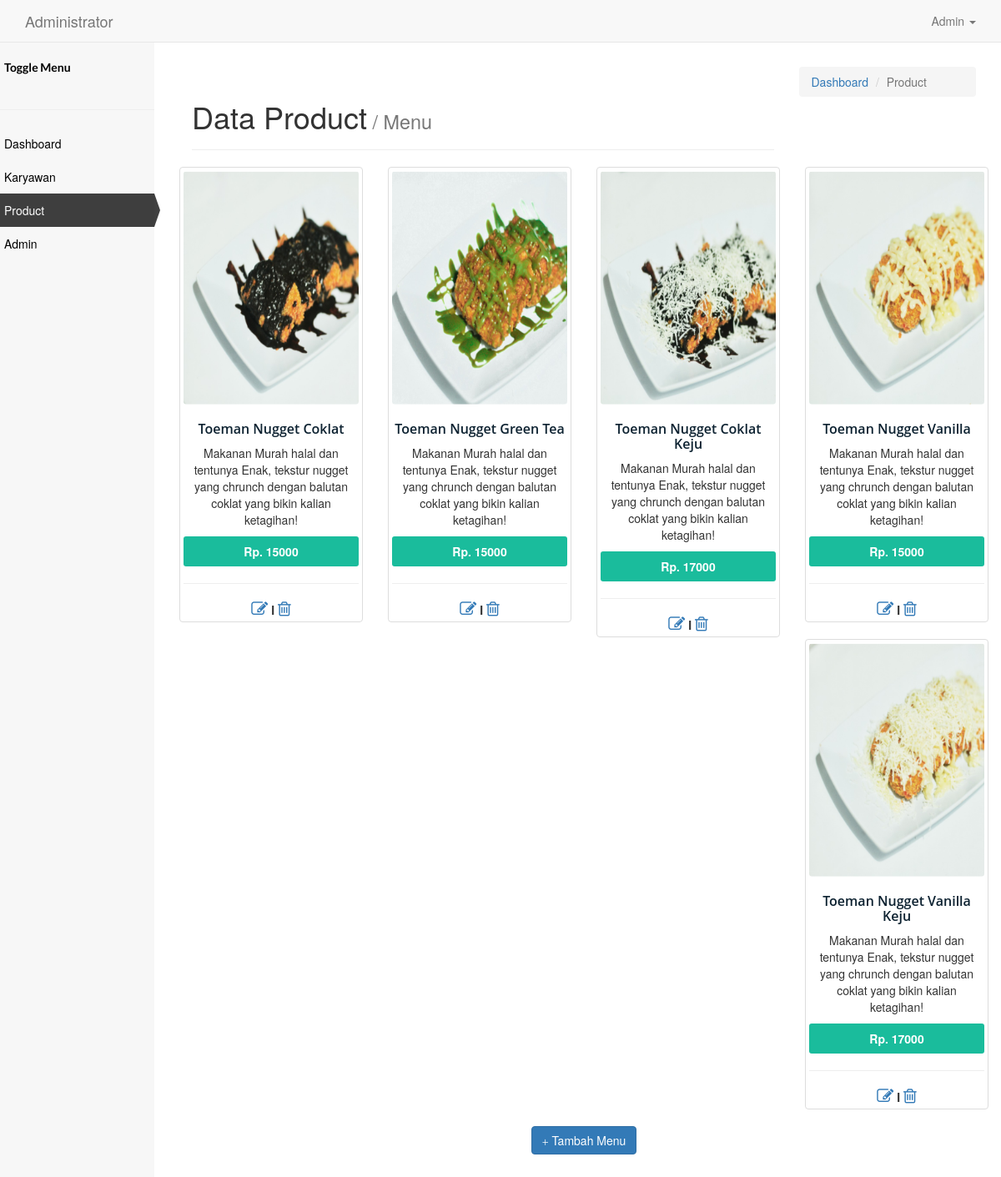
Screenshot of /index.php/product with the database file from the repository.
### tables this page shows
CREATE TABLE IF NOT EXISTS `product` (
  `id` int(3) unsigned zerofill NOT NULL AUTO_INCREMENT,
  `nama` varchar(50) NOT NULL,
  `deskripsi` text NOT NULL,
  `harga` int(9) NOT NULL,
  `gambar` varchar(20) NOT NULL,
  PRIMARY KEY (`id`)
);

### application/controllers/Product.php (called while the page is built, shortened)
<?php
class Product extends CI_Controller {
	public function __construct(){
			$this->load->model('product_model');
			$this->load->helper('url_helper');
	}
	public function index(){
		$data['product']= $this->product_model->GetProduct();
		$this->load->view('dashboard/product', $data);
	}
}

### index.php (called while the page is built, shortened)
<?php
require_once BASEPATH.'core/CodeIgniter.php';

### application/models/Product_model.php (called while the page is built, shortened)
<?php
class Product_Model extends CI_Model{
  public function GetProduct(){
      $query = $this ->db->get('product');
      return $query->result_array();
}
}

### application/views/dashboard/product.php (the view, shortened to what this page needs)
<!DOCTYPE html>
<html>
  <head>
    <link rel="stylesheet" href="<?php echo base_url()."asset/"; ?>css/catalog.css">
    <link rel="stylesheet" href="<?php echo base_url()."asset/"; ?>css/bootstrap.min.css">
    <link rel="stylesheet" href="<?php echo base_url()."asset/"; ?>css/dashboard.css">
      <link rel="stylesheet" href="<?php echo base_url()."asset/"; ?>css/sweetalert.css">
    <link rel="stylesheet" href="https://cdnjs.cloudflare.com/ajax/libs/font-awesome/4.7.0/css/font-awesome.min.css">
  </head>
  <body>
    <nav class="navbar navbar-default navbar-fixed-top">
        <div class="container">
          <div class="navbar-header">
			<a class="navbar-brand" href="#">
				Administrator
			</a>
		</div>
		<div class="collapse navbar-collapse" id="bs-example-navbar-collapse-1">
			<ul class="nav navbar-nav navbar-right">
        <li class="dropdown"><a href="#" class="dropdown-toggle" data-toggle="dropdown"><span
                    class="glyphicon glyphicon-user"></span> Admin <b class="caret"></b></a>
                </li>
				</ul>
			</div>
        </div>
      </nav>
            <div class="container-side">
          	<div class="row">
          		<div class="wrapper">
              	    <div class="side-bar">
                          <ul>
                              <li class="menu-head">
                               <a href="#" class="push_menu"><span class="glyphicon glyphicon-menu-hamburger pull-right"></span><strong>Toggle Menu</strong></a>
                              </li>
                              <hr>
                              <div class="menu">
                                  <li>
                                      <a href="<?php echo base_url()."index.php/dashboard"; ?>"><span class="glyphicon glyphicon-home pull-right"></span>Dashboard </a>
                                  </li>
                                  <li>
                                      <a href="<?php echo base_url()."index.php/karyawan"; ?>"><span class="glyphicon glyphicon-user pull-right"></span>Karyawan</a>
                                  </li>
                                  <li>
                                      <a href="<?php echo base_url()."index.php/product"; ?>" class="active"><span class="glyphicon glyphicon-list pull-right"></span> Product</a>
                                  </li>
                                  <li>
                                      <a href="<?php echo base_url()."index.php/admin"; ?>"><span class="glyphicon glyphicon glyphicon-lock pull-right"></span>Admin </a>
                                  </li>
                              </div>
                          </ul>
              	    </div>
          		</div>
          	</div>
          </div>
          <div class="wrapper">
            <div class="content">
              <div class="col-md-12">
                <div class="col-md-9">
                  <div class="page-header">
                    <h1>Data Product<small>  / Menu</small></h1>
                  </div>
                </div>
                <div class="col-md-3">
                  <ol class="breadcrumb">
                  <li><a href="#">Dashboard</a></li>
                  <li class="active">Product</li>
                </div>
                </div>
                <div id="catalogue">
                  <div class="container-fluid">
                    <div class="row">
                      <?php foreach ($product as $p) { ?>
                      <div class="col-md-3 col-sm-4 col-xs-12">
                        <div class="thumbnail">
                          <div class="caption-img" style="background: url(<?php echo base_url()."asset/"; ?>img/upload/<?php echo $p['gambar']; ?>);"></div>
                            <div class="caption-details">
                              <h3><?php echo $p['nama']; ?></h3>
                              <p><?php echo $p['deskripsi']; ?></p>
                              <span class="price">Rp. <?php echo $p['harga']; ?></span>
                            </div>
                          <hr>
                            <a href="<?php echo base_url().'index.php/product/edit/'.$p['id']; ?>" data-toggle="tooltip" title="Edit"><i class="fa fa-edit" style="font-size:20px"></i></a>
                            <b>I</b>
                            <a href="#" data-url="<?php echo base_url().'index.php/product/delete/'.$p['id']; ?>" class="confirm_delete" data-toggle="tooltip" title="Delete"><i class="fa fa-trash-o" style="font-size:20px"></i></a>
                        </div>
                      </div>
                      <?php      } ?>
                  </div>
                  <a href="<?php echo base_url()."index.php/product/create"; ?>">
                  <button type="button" class="btn btn-primary">
                    <span class="glyphicon glyphicon-plus right" aria-hidden="true"></span>
                     Tambah Menu
                  </button></a>
                </div>
            </div>
          </div>
  </body>
</html>

### asset/css/catalog.css (style rules this page uses)
#catalogue { padding: 60px 0; width: 100%; text-align: center; }
.thumbnail { display: block; padding: 4px; margin-bottom: 20px; line-height: 1.42857143; background-color: #fff; border: 1px solid #ddd; border-radius: 4px; -webkit-transition: all .2s ease-in-out; transition: all .2s ease-in-out; }
#catalogue .thumbnail { position: relative; overflow: hidden; }
#catalogue .thumbnail .caption-img { width: 100%; height: 280px; -o-background-size: cover !important; -moz-background-size: cover !important; -webkit-background-size: cover !important; -ms-background-size: cover !important; background-size: cover !important; background-repeat: no-repeat; background-position: center center; overflow: hidden; -o-border-radius: 4px; -moz-border-radius: 4px; -webkit-border-radius: 4px; border-radius: 4px; }
.caption-details { width: auto; height: auto; }
#catalogue h3 { font-size: 16px; line-height: 18px; text-transform: capitalize; }
.caption-details h3 { font-weight: 600; font-family: 'Open Sans', arial, sans-serif; font-size: 14px; line-height: 16px; color: #0d2231; text-align: center; text-transform: capitalize; }
.caption-details .price { display: block; text-align: center; background: #1ABC9C; padding: 8px 10px; color: #ffffff; border-radius: 3px; -o-border-radius: 3px; -moz-border-radius: 3px; -webkit-border-radius: 3px; font-size: 14px; font-weight: 700; }
a { color: #1ABC9C; }

### asset/css/dashboard.css (style rules this page uses)
.container-side { width:800px; margin: 0px; overflow:hidden; display:inline-block; }
.side-bar { background:#f7f7f7; position:fixed; height:100%; margin-top: 35px; width:200px; color:#fff; transition: margin-left 0.5s; }
.side-bar ul { list-style:none; padding:0px; }
.side-bar ul li.menu-head { font-family: 'Lato', sans-serif; padding:20px; }
.side-bar ul li.menu-head a { color:#000; text-decoration:none; height:30px; }
.side-bar ul .menu-head a { color:#000; text-decoration:none; height:20px; }
.side-bar ul .menu li a { color:#000; text-decoration:none; display:inline-table; width:100%; padding-left:20px; padding-right:20px; padding-top:10px; padding-bottom:10px; }
.side-bar ul .menu li a.active { padding-left:17px; background:rgba(0, 0, 0, 0.75); color: #fff; border-left:3px solid #ECECEA; }
.side-bar ul .menu li a.active:before { content:""; position: absolute; width: 0; height: 0; border-top: 20px solid transparent; border-bottom: 20px solid transparent; border-left: 7px solid rgba(0, 0, 0, 0.75); margin-top: -10px; margin-left: 180px; }
.content { padding-left: 200px; padding-top: 60px; transition: padding-left 0.5s; }

### rows the page displays
product: gambar (picture), nama "Toeman Nugget Coklat", deskripsi "Makanan Murah halal dan tentunya Enak, tekstur nugget yang chrunch dengan balutan coklat yang bikin kalian ketagihan!", harga "15000"
product: gambar (picture), nama "Toeman Nugget Green Tea", deskripsi "Makanan Murah halal dan tentunya Enak, tekstur nugget yang chrunch dengan balutan coklat yang bikin kalian ketagihan!", harga "15000"
product: gambar (picture), nama "Toeman Nugget Coklat Keju", deskripsi "Makanan Murah halal dan tentunya Enak, tekstur nugget yang chrunch dengan balutan coklat yang bikin kalian ketagihan!", harga "17000"
product: gambar (picture), nama "Toeman Nugget Vanilla", deskripsi "Makanan Murah halal dan tentunya Enak, tekstur nugget yang chrunch dengan balutan coklat yang bikin kalian ketagihan!", harga "15000"
product: gambar (picture), nama "Toeman Nugget Vanilla Keju", deskripsi "Makanan Murah halal dan tentunya Enak, tekstur nugget yang chrunch dengan balutan coklat yang bikin kalian ketagihan!", harga "17000"
